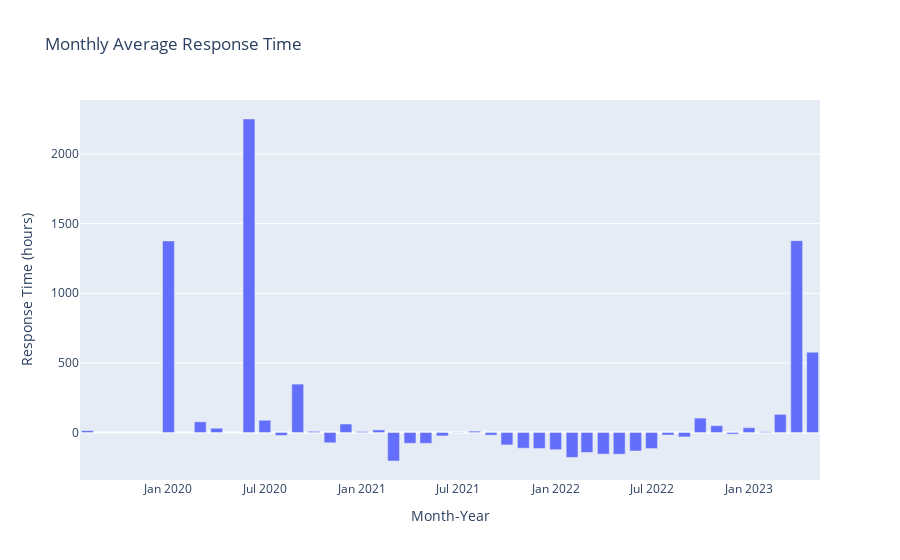

Notebook code cell kept with this figure:
### Code cell
fig = px.bar(x=[str(index) for index in monthly_response_time.index], y=monthly_response_time.values, 
             labels={'x': 'Month-Year', 'y': 'Response Time (hours)'}, 
             title='Monthly Average Response Time')
plot(fig, filename='../../fam-report-site/public/App-Analytics/AverageResponseTime.html', auto_open=False)
fig.show()

### Figure 1 — Plotly figure (JSON) as saved in the notebook; plotly's stock layout.template omitted (floating-point values rounded to 4 significant figures)
{"data": [{"alignmentgroup": "True", "hovertemplate": "Month-Year=%{x}<br>Response Time (hours)=%{y}<extra></extra>", "legendgroup": "", "marker": {"color": "#636efa", "pattern": {"shape": ""}}, "name": "", "offsetgroup": "", "orientation": "v", "showlegend": false, "textposition": "auto", "type": "bar", "x": ["2019-08", "2020-01", "2020-03", "2020-04", "2020-06", "2020-07", "2020-08", "2020-09", "2020-10", "2020-11", "2020-12", "2021-01", "2021-02", "2021-03", "2021-04", "2021-05", "2021-06", "2021-07", "2021-08", "2021-09", "2021-10", "2021-11", "2021-12", "2022-01", "2022-02", "2022-03", "2022-04", "2022-05", "2022-06", "2022-07", "2022-08", "2022-09", "2022-10", "2022-11", "2022-12", "2023-01", "2023-02", "2023-03", "2023-04", "2023-05"], "xaxis": "x", "y": [13.5, 1376.0, 76.84, 30.62, 2252.0, 88.09, -21.33, 347.5, 8.456, -73.86, 60.85, 7.234, 18.6, -204.7, -77.35, -77.58, -24.78, 1.668, 9.768, -18.94, -89.4, -112.7, -114.6, -123.6, -178.9, -143.5, -155.1, -155.8, -132.8, -115.2, -18.03, -31.73, 103.3, 48.92, -11.6, 34.39, 5.515, 130.5, 1378.0, 576.7], "yaxis": "y"}], "layout": {"barmode": "relative", "legend": {"tracegroupgap": 0}, "title": {"text": "Monthly Average Response Time"}, "xaxis": {"anchor": "y", "domain": [0, 1], "title": {"text": "Month-Year"}}, "yaxis": {"anchor": "x", "domain": [0, 1], "title": {"text": "Response Time (hours)"}}}}
